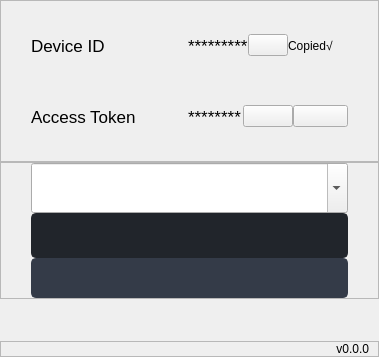
               <widget class="QWidget" name="pageLink">
                <layout class="QVBoxLayout" name="verticalLayout_9" stretch="3,3,1,0">
                 <property name="spacing">
                  <number>0</number>
                 </property>
                 <property name="leftMargin">
                  <number>0</number>
                 </property>
                 <property name="topMargin">
                  <number>0</number>
                 </property>
                 <property name="rightMargin">
                  <number>0</number>
                 </property>
                 <property name="bottomMargin">
                  <number>0</number>
                 </property>
                 <item>
                  <widget class="QFrame" name="linkRow1">
                   <property name="frameShape">
                    <enum>QFrame::StyledPanel</enum>
                   </property>
                   <property name="frameShadow">
                    <enum>QFrame::Raised</enum>
                   </property>
                   <layout class="QVBoxLayout" name="verticalLayout_2" stretch="0,0">
                    <property name="spacing">
                     <number>0</number>
                    </property>
                    <property name="sizeConstraint">
                     <enum>QLayout::SetDefaultConstraint</enum>
                    </property>
                    <property name="leftMargin">
                     <number>30</number>
                    </property>
                    <property name="rightMargin">
                     <number>30</number>
                    </property>
                    <item>
                     <layout class="QHBoxLayout" name="horizontalLayout">
                      <property name="spacing">
                       <number>0</number>
                      </property>
                      <item>
                       <widget class="QLabel" name="labelDeviceID">
                        <property name="minimumSize">
                         <size>
                          <width>157</width>
                          <height>71</height>
                         </size>
                        </property>
                        <property name="font">
                         <font>
                          <pointsize>13</pointsize>
                          <italic>false</italic>
                          <bold>false</bold>
                         </font>
                        </property>
                        <property name="styleSheet">
                         <string notr="true">font: 13pt;</string>
                        </property>
                        <property name="text">
                         <string>Device ID</string>
                        </property>
                       </widget>
                      </item>
                      <item>
                       <widget class="QLabel" name="labelMyDeviceID">
                        <property name="font">
                         <font>
                          <pointsize>13</pointsize>
                          <italic>false</italic>
                          <bold>false</bold>
                         </font>
                        </property>
                        <property name="styleSheet">
                         <string notr="true">font: 13pt;</string>
                        </property>
                        <property name="text">
                         <string>*********</string>
                        </property>
                       </widget>
                      </item>
                      <item>
                       <widget class="QPushButton" name="btnCopy">
                        <property name="maximumSize">
                         <size>
                          <width>50</width>
                          <height>16777215</height>
                         </size>
                        </property>
                        <property name="text">
                         <string/>
                        </property>
                        <property name="icon">
                         <iconset resource="../../resources.qrc">
                          <normaloff>:/res/icons/cil-clone.png</normaloff>:/res/icons/cil-clone.png</iconset>
                        </property>
                       </widget>
                      </item>
                      <item>
                       <widget class="QLabel" name="labelCopied">
                        <property name="minimumSize">
                         <size>
                          <width>60</width>
                          <height>0</height>
                         </size>
                        </property>
                        <property name="maximumSize">
                         <size>
                          <width>60</width>
                          <height>16777215</height>
                         </size>
                        </property>
                        <property name="styleSheet">
                         <string notr="true">font: 9pt;</string>
                        </property>
                        <property name="text">
                         <string>Copied√</string>
                        </property>
                       </widget>
                      </item>
                     </layout>
                    </item>
                    <item>
                     <layout class="QHBoxLayout" name="horizontalLayout_2">
                      <property name="spacing">
                       <number>0</number>
                      </property>
                      <item>
                       <widget class="QLabel" name="labelAccessToken">
                        <property name="minimumSize">
                         <size>
                          <width>157</width>
                          <height>71</height>
                         </size>
                        </property>
                        <property name="font">
                         <font>
                          <pointsize>13</pointsize>
                          <italic>false</italic>
                          <bold>false</bold>
                         </font>
                        </property>
                        <property name="styleSheet">
                         <string notr="true">font: 13pt;</string>
                        </property>
                        <property name="text">
                         <string>Access Token</string>
                        </property>
                       </widget>
                      </item>
                      <item>
                       <widget class="QLabel" name="labelMyAccessToken">
                        <property name="font">
                         <font>
                          <pointsize>13</pointsize>
                          <italic>false</italic>
                          <bold>false</bold>
                         </font>
                        </property>
                        <property name="styleSheet">
                         <string notr="true">font: 13pt;</string>
                        </property>
                        <property name="text">
                         <string>********</string>
                        </property>
                       </widget>
                      </item>
                      <item>
                       <widget class="QPushButton" name="btnShowToken">
                        <property name="maximumSize">
                         <size>
                          <width>50</width>
                          <height>16777215</height>
                         </size>
                        </property>
                        <property name="text">
                         <string/>
                        </property>
                        <property name="icon">
                         <iconset resource="../../resources.qrc">
                          <normaloff>:/res/icons/cil-low-vision.png</normaloff>:/res/icons/cil-low-vision.png</iconset>
                        </property>
                       </widget>
                      </item>
                      <item>
                       <widget class="QPushButton" name="btnRefreshToken">
                        <property name="maximumSize">
                         <size>
                          <width>60</width>
                          <height>16777215</height>
                         </size>
                        </property>
                        <property name="text">
                         <string/>
                        </property>
                        <property name="icon">
                         <iconset resource="../../resources.qrc">
                          <normaloff>:/res/icons/cil-reload.png</normaloff>:/res/icons/cil-reload.png</iconset>
                        </property>
                       </widget>
                      </item>
                     </layout>
                    </item>
                   </layout>
                  </widget>
                 </item>
                 <item>
                  <widget class="QFrame" name="linkRow2">
                   <property name="frameShape">
                    <enum>QFrame::StyledPanel</enum>
                   </property>
                   <property name="frameShadow">
                    <enum>QFrame::Raised</enum>
                   </property>
                   <layout class="QVBoxLayout" name="verticalLayout_3">
                    <property name="spacing">
                     <number>0</number>
                    </property>
                    <property name="leftMargin">
                     <number>30</number>
                    </property>
                    <property name="topMargin">
                     <number>0</number>
                    </property>
                    <property name="rightMargin">
                     <number>30</number>
                    </property>
                    <property name="bottomMargin">
                     <number>0</number>
                    </property>
                    <item>
                     <widget class="QComboBox" name="cbDeviceID">
                      <property name="minimumSize">
                       <size>
                        <width>0</width>
                        <height>50</height>
                       </size>
                      </property>
                      <property name="styleSheet">
                       <string notr="true">
QComboBox#cbDeviceID {
	background-color: rgb(33, 37, 43);
	border-radius: 5px;
	border: 2px solid rgb(33, 37, 43);
	padding-left: 10px;
	selection-color: rgb(255, 255, 255);
	selection-background-color: rgb(255, 121, 198);
}
QComboBox#cbDeviceID:hover{
	border: 2px solid rgb(64, 71, 88);
}
QComboBox#cbDeviceID:drop-down {
	subcontrol-origin: padding;
	subcontrol-position: top right;
	width: 25px; 
	border-left-width: 3px;
	border-left-color: rgba(39, 44, 54, 150);
	border-left-style: solid;
	border-top-right-radius: 3px;
	border-bottom-right-radius: 3px;	
	background-image: url(:/res/icons/cil-arrow-bottom.png);
	background-position: center;
	background-repeat: no-reperat;
 }
QComboBox#cbDeviceID QAbstractItemView {
	color: rgb(255, 121, 198);	
	background-color: rgb(33, 37, 43);
	padding: 10px;
	selection-background-color: rgb(39, 44, 54);
}


</string>
                      </property>
                      <property name="editable">
                       <bool>true</bool>
                      </property>
                     </widget>
                    </item>
                    <item>
                     <widget class="QLineEdit" name="leditAccessToken">
                      <property name="minimumSize">
                       <size>
                        <width>0</width>
                        <height>45</height>
                       </size>
                      </property>
                      <property name="font">
                       <font>
                        <pointsize>10</pointsize>
                        <italic>false</italic>
                        <bold>false</bold>
                       </font>
                      </property>
                      <property name="styleSheet">
                       <string notr="true">
#leditAccessToken {
	background-color: rgb(33, 37, 43);
	border-radius: 5px;
	border: 2px solid rgb(33, 37, 43);
	padding-left: 10px;
	selection-color: rgb(255, 255, 255);
	selection-background-color: rgb(255, 121, 198);
}
#leditAccessToken:hover {
	border: 2px solid rgb(64, 71, 88);
}
#leditAccessToken:focus {
	border: 2px solid rgb(91, 101, 124);
}
</string>
                      </property>
                     </widget>
                    </item>
                    <item>
                     <widget class="QPushButton" name="btnConnect">
                      <property name="minimumSize">
                       <size>
                        <width>0</width>
                        <height>40</height>
                       </size>
                      </property>
                      <property name="styleSheet">
                       <string notr="true">
QPushButton#btnConnect {
	border: 2px solid rgb(52, 59, 72);
	border-radius: 5px;	
	background-color: rgb(52, 59, 72);
}
QPushButton#btnConnect:hover {
	background-color: rgb(57, 65, 80);
	border: 2px solid rgb(61, 70, 86);
}
QPushButton#btnConnect:pressed {	
	background-color: rgb(35, 40, 49);
	border: 2px solid rgb(43, 50, 61);
}</string>
                      </property>
                      <property name="text">
                       <string/>
                      </property>
                      <property name="icon">
                       <iconset resource="../../resources.qrc">
                        <normaloff>:/res/icons/cil-link.png</normaloff>:/res/icons/cil-link.png</iconset>
                      </property>
                     </widget>
                    </item>
                   </layout>
                  </widget>
                 </item>
                 <item>
                  <widget class="QFrame" name="linkRow3">
                   <property name="styleSheet">
                    <string notr="true">border:none;</string>
                   </property>
                   <property name="frameShape">
                    <enum>QFrame::StyledPanel</enum>
                   </property>
                   <property name="frameShadow">
                    <enum>QFrame::Raised</enum>
                   </property>
                   <layout class="QHBoxLayout" name="horizontalLayout_7">
                    <property name="spacing">
                     <number>0</number>
                    </property>
                    <property name="leftMargin">
                     <number>30</number>
                    </property>
                    <property name="topMargin">
                     <number>0</number>
                    </property>
                    <property name="rightMargin">
                     <number>30</number>
                    </property>
                    <property name="bottomMargin">
                     <number>0</number>
                    </property>
                    <item>
                     <widget class="QFrame" name="indicator1">
                      <property name="styleSheet">
                       <string notr="true">border:none;</string>
                      </property>
                      <property name="frameShape">
                       <enum>QFrame::StyledPanel</enum>
                      </property>
                      <property name="frameShadow">
                       <enum>QFrame::Raised</enum>
                      </property>
                      <layout class="QHBoxLayout" name="horizontalLayout_4">
                       <property name="spacing">
                        <number>0</number>
                       </property>
                       <property name="leftMargin">
                        <number>0</number>
                       </property>
                       <property name="topMargin">
                        <number>0</number>
                       </property>
                       <property name="rightMargin">
                        <number>0</number>
                       </property>
                       <property name="bottomMargin">
                        <number>0</number>
                       </property>
                       <item>
                        <widget class="QLabel" name="labelClient1">
                         <property name="maximumSize">
                          <size>
                           <width>70</width>
                           <height>70</height>
                          </size>
                         </property>
                         <property name="styleSheet">
                          <string notr="true">
#labelClient1 {	
	border: none;
	background-color: transparent;
}
#labelClient1:hover {
	background-color: rgb(33, 37, 43);
	border: 2px solid rgb(64, 71, 88);
}</string>
                         </property>
                         <property name="text">
                          <string/>
                         </property>
                         <property name="pixmap">
                          <pixmap resource="../../resources.qrc">:/res/png_icons/pc2.png</pixmap>
                         </property>
                         <property name="scaledContents">
                          <bool>true</bool>
                         </property>
                        </widget>
                       </item>
                       <item>
                        <widget class="QFrame" name="frame">
                         <property name="styleSheet">
                          <string notr="true">border:none;</string>
                         </property>
                         <property name="frameShape">
                          <enum>QFrame::StyledPanel</enum>
                         </property>
                         <property name="frameShadow">
                          <enum>QFrame::Raised</enum>
                         </property>
                         <layout class="QVBoxLayout" name="verticalLayout_4">
                          <property name="spacing">
                           <number>0</number>
                          </property>
                          <property name="leftMargin">
                           <number>0</number>
                          </property>
                          <property name="topMargin">
                           <number>0</number>
                          </property>
                          <property name="rightMargin">
                           <number>0</number>
                          </property>
                          <property name="bottomMargin">
                           <number>0</number>
                          </property>
                          <item>
                           <widget class="QLabel" name="labelGamepad1">
                            <property name="maximumSize">
                             <size>
                              <width>20</width>
                              <height>20</height>
                             </size>
                            </property>
                            <property name="styleSheet">
                             <string notr="true">border:none;</string>
                            </property>
                            <property name="text">
                             <string/>
                            </property>
                            <property name="pixmap">
                             <pixmap resource="../../resources.qrc">:/res/png_icons/gamepad_gray.png</pixmap>
                            </property>
                            <property name="scaledContents">
                             <bool>true</bool>
                            </property>
                           </widget>
                          </item>
                          <item>
                           <widget class="QLabel" name="labelMouse1">
                            <property name="minimumSize">
                             <size>
                              <width>0</width>
                              <height>0</height>
                             </size>
                            </property>
                            <property name="maximumSize">
                             <size>
                              <width>20</width>
                              <height>20</height>
                             </size>
                            </property>
                            <property name="styleSheet">
                             <string notr="true">border:none;</string>
                            </property>
                            <property name="text">
                             <string/>
                            </property>
                            <property name="pixmap">
                             <pixmap resource="../../resources.qrc">:/res/png_icons/mouse_gray.png</pixmap>
                            </property>
                            <property name="scaledContents">
                             <bool>true</bool>
                            </property>
                           </widget>
                          </item>
                          <item>
                           <widget class="QLabel" name="labelKeyboard1">
                            <property name="maximumSize">
                             <size>
                              <width>20</width>
                              <height>20</height>
                             </size>
                            </property>
                            <property name="styleSheet">
                             <string notr="true">border:none;</string>
                            </property>
                            <property name="text">
                             <string/>
                            </property>
                            <property name="pixmap">
                             <pixmap resource="../../resources.qrc">:/res/png_icons/keyboard_gray.png</pixmap>
                            </property>
                            <property name="scaledContents">
                             <bool>true</bool>
                            </property>
                           </widget>
                          </item>
                         </layout>
                        </widget>
                       </item>
                      </layout>
                     </widget>
                    </item>
                    <item>
                     <spacer name="horizontalSpacer_3">
                      <property name="orientation">
                       <enum>Qt::Horizontal</enum>
                      </property>
                      <property name="sizeHint" stdset="0">
                       <size>
                        <width>40</width>
                        <height>20</height>
                       </size>
                      </property>
                     </spacer>
                    </item>
                    <item>
                     <widget class="QFrame" name="indicator2">
                      <property name="styleSheet">
                       <string notr="true">border:none;</string>
                      </property>
                      <property name="frameShape">
                       <enum>QFrame::StyledPanel</enum>
                      </property>
                      <property name="frameShadow">
                       <enum>QFrame::Raised</enum>
                      </property>
                      <layout class="QHBoxLayout" name="horizontalLayout_5">
                       <property name="spacing">
                        <number>0</number>
                       </property>
                       <property name="leftMargin">
                        <number>0</number>
                       </property>
                       <property name="topMargin">
                        <number>0</number>
                       </property>
                       <property name="rightMargin">
                        <number>0</number>
                       </property>
                       <property name="bottomMargin">
                        <number>0</number>
                       </property>
                       <item>
                        <widget class="QLabel" name="labelClient2">
                         <property name="maximumSize">
                          <size>
                           <width>70</width>
                           <height>70</height>
                          </size>
                         </property>
                         <property name="styleSheet">
                          <string notr="true">
#labelClient2 {	
	border: none;
	background-color: transparent;
}
#labelClient2:hover {
	background-color: rgb(40, 44, 52);
}</string>
                         </property>
                         <property name="text">
                          <string/>
                         </property>
                         <property name="pixmap">
                          <pixmap resource="../../resources.qrc">:/res/png_icons/pc2.png</pixmap>
                         </property>
                         <property name="scaledContents">
                          <bool>true</bool>
                         </property>
                        </widget>
                       </item>
                       <item>
                        <widget class="QFrame" name="frame_2">
                         <property name="styleSheet">
                          <string notr="true">border:none;</string>
                         </property>
                         <property name="frameShape">
                          <enum>QFrame::StyledPanel</enum>
                         </property>
                         <property name="frameShadow">
                          <enum>QFrame::Raised</enum>
                         </property>
                         <layout class="QVBoxLayout" name="verticalLayout_8">
                          <property name="spacing">
                           <number>0</number>
                          </property>
                          <property name="leftMargin">
                           <number>0</number>
                          </property>
                          <property name="topMargin">
                           <number>0</number>
                          </property>
                          <property name="rightMargin">
                           <number>0</number>
                          </property>
                          <property name="bottomMargin">
                           <number>0</number>
                          </property>
                          <item>
                           <widget class="QLabel" name="labelGamepad2">
                            <property name="maximumSize">
                             <size>
                              <width>20</width>
                              <height>20</height>
                             </size>
                            </property>
                            <property name="styleSheet">
                             <string notr="true">border:none;</string>
                            </property>
                            <property name="text">
                             <string/>
                            </property>
                            <property name="pixmap">
                             <pixmap resource="../../resources.qrc">:/res/png_icons/gamepad_gray.png</pixmap>
                            </property>
                            <property name="scaledContents">
                             <bool>true</bool>
                            </property>
                           </widget>
                          </item>
                          <item>
                           <widget class="QLabel" name="labelMouse2">
                            <property name="maximumSize">
                             <size>
                              <width>20</width>
                              <height>20</height>
                             </size>
                            </property>
                            <property name="styleSheet">
                             <string notr="true">border:none;</string>
                            </property>
                            <property name="text">
                             <string/>
                            </property>
                            <property name="pixmap">
                             <pixmap resource="../../resources.qrc">:/res/png_icons/mouse_gray.png</pixmap>
                            </property>
                            <property name="scaledContents">
                             <bool>true</bool>
                            </property>
                           </widget>
                          </item>
                          <item>
                           <widget class="QLabel" name="labelKeyboard2">
                            <property name="maximumSize">
                             <size>
                              <width>20</width>
                              <height>20</height>
                             </size>
                            </property>
                            <property name="styleSheet">
                             <string notr="true">border:none;</string>
                            </property>
                            <property name="text">
                             <string/>
                            </property>
                            <property name="pixmap">
                             <pixmap resource="../../resources.qrc">:/res/png_icons/keyboard_gray.png</pixmap>
                            </property>
                            <property name="scaledContents">
                             <bool>true</bool>
                            </property>
                           </widget>
                          </item>
                         </layout>
                        </widget>
                       </item>
                      </layout>
                     </widget>
                    </item>
                   </layout>
                  </widget>
                 </item>
                 <item>
                  <widget class="QFrame" name="bottomBar">
                   <property name="styleSheet">
                    <string notr="true">background-color: rgb(44, 49, 58);
QLabel {
    font-size: 11px;
    color: rgb(113, 126, 149);
    padding-left: 10px;
    padding-right: 10px;
    padding-bottom: 2px;
}</string>
                   </property>
                   <property name="frameShape">
                    <enum>QFrame::StyledPanel</enum>
                   </property>
                   <property name="frameShadow">
                    <enum>QFrame::Raised</enum>
                   </property>
                   <layout class="QHBoxLayout" name="horizontalLayout_9">
                    <property name="spacing">
                     <number>0</number>
                    </property>
                    <property name="topMargin">
                     <number>0</number>
                    </property>
                    <property name="bottomMargin">
                     <number>0</number>
                    </property>
                    <item>
                     <widget class="QLabel" name="labelVersion">
                      <property name="text">
                       <string>v0.0.0</string>
                      </property>
                      <property name="alignment">
                       <set>Qt::AlignRight|Qt::AlignTrailing|Qt::AlignVCenter</set>
                      </property>
                     </widget>
                    </item>
                   </layout>
                  </widget>
                 </item>
                </layout>
               </widget>
